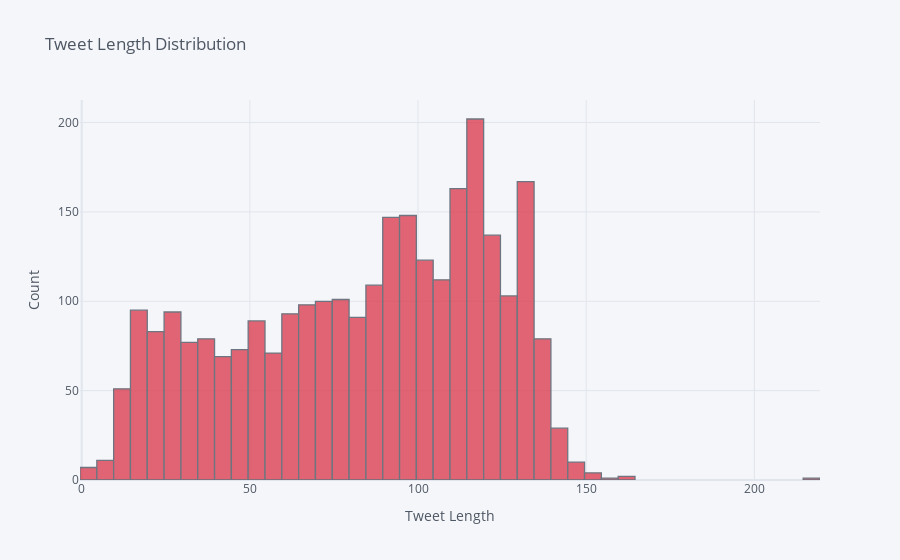

Source (notebook cell):
### Code cell
ndf['tweet_length'].iplot(kind='hist', colors='red' , bins = 50,
                           xTitle='Tweet Length', yTitle='Count', 
                           title='Tweet Length Distribution')

### Figure 1 — Plotly figure (JSON) as saved in the notebook; plotly's stock layout.template omitted (floating-point values rounded to 4 significant figures; data arrays with more than 128 entries replaced by an {"elided": "..."} marker saying what was removed)
{"data": [{"histfunc": "count", "histnorm": "", "marker": {"color": "rgba(219, 64, 82, 1.0)", "line": {"color": "#4D5663", "width": 1.3}}, "name": "tweet_length", "nbinsx": 50, "opacity": 0.8, "orientation": "v", "type": "histogram", "x": {"elided": "2819 int values"}}], "layout": {"barmode": "overlay", "legend": {"bgcolor": "#F5F6F9", "font": {"color": "#4D5663"}}, "paper_bgcolor": "#F5F6F9", "plot_bgcolor": "#F5F6F9", "title": {"font": {"color": "#4D5663"}, "text": "Tweet Length Distribution"}, "xaxis": {"gridcolor": "#E1E5ED", "showgrid": true, "tickfont": {"color": "#4D5663"}, "title": {"font": {"color": "#4D5663"}, "text": "Tweet Length"}, "zerolinecolor": "#E1E5ED"}, "yaxis": {"gridcolor": "#E1E5ED", "showgrid": true, "tickfont": {"color": "#4D5663"}, "title": {"font": {"color": "#4D5663"}, "text": "Count"}, "zerolinecolor": "#E1E5ED"}}}
